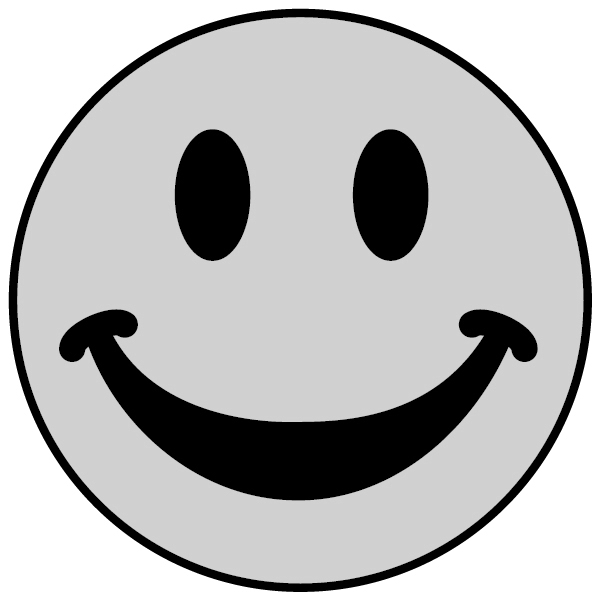
#> input picture grayscale.png, 599 x 599 px
$ python resize.py
#> lines starting #> are read from the running program, lines starting #| are printed output that depends on the picture
from PIL import Image
import config
img = Image.open('grayscale.png')
#> img is the input picture: PIL image 599x599 LA; mean R, G, B, A 184.1, 184.1, 184.1, 255

img = img.resize((config.px_x,config.px_y))
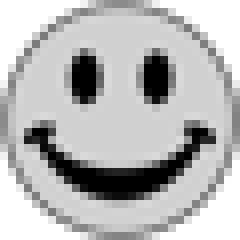
#> img: PIL image 30x30 LA (shown 8 times larger); mean R, G, B, A 183.8, 183.8, 183.8, 255
img.save('resized_grayscale.png')
